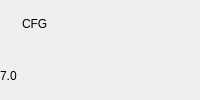
                 <widget class="QFrame" name="galleryGuidanceBlock">
                  <property name="accessibleName">
                   <string>GuidanceBlock</string>
                  </property>
                  <property name="role" stdset="0">
                   <string>galleryMetadataBlock</string>
                  </property>
                  <layout class="QVBoxLayout" name="galleryGuidanceLayout">
                   <item>
                    <layout class="QHBoxLayout" name="galleryGuidanceLabelHeadingLayout" stretch="0,1">
                     <property name="leftMargin">
                      <number>0</number>
                     </property>
                     <property name="topMargin">
                      <number>0</number>
                     </property>
                     <property name="rightMargin">
                      <number>0</number>
                     </property>
                     <property name="bottomMargin">
                      <number>0</number>
                     </property>
                     <property name="spacing">
                      <number>6</number>
                     </property>
                     <item>
                      <widget class="QLabel" name="galleryGuidanceLabelIcon">
                       <property name="role" stdset="0">
                        <string>sectionIcon</string>
                       </property>
                       <property name="iconKey" stdset="0">
                        <string>compass</string>
                       </property>
                       <property name="text">
                        <string />
                       </property>
                       <property name="minimumSize">
                        <size>
                         <width>16</width>
                         <height>16</height>
                        </size>
                       </property>
                       <property name="maximumSize">
                        <size>
                         <width>16</width>
                         <height>16</height>
                        </size>
                       </property>
                      </widget>
                     </item>
                     <item>
                      <widget class="QLabel" name="galleryGuidanceLabel">
                       <property name="accessibleName">
                        <string>GuidanceLabel</string>
                       </property>
                       <property name="text">
                        <string>CFG</string>
                       </property>
                       <property name="role" stdset="0">
                        <string>secondary</string>
                       </property>
                       <property name="textInteractionFlags">
                        <set>Qt::TextSelectableByMouse</set>
                       </property>
                       <property name="wordWrap">
                        <bool>false</bool>
                       </property>
                       <property name="textRole" stdset="0">
                        <string>caption</string>
                       </property>
                      </widget>
                     </item>
                    </layout>
                   </item>
                   <item>
                    <widget class="QLabel" name="galleryGuidanceValue">
                     <property name="accessibleName">
                      <string>GuidanceValue</string>
                     </property>
                     <property name="text">
                      <string>7.0</string>
                     </property>
                     <property name="textInteractionFlags">
                      <set>Qt::TextSelectableByMouse</set>
                     </property>
                     <property name="wordWrap">
                      <bool>false</bool>
                     </property>
                     <property name="textRole" stdset="0">
                      <string>value</string>
                     </property>
                    </widget>
                   </item>
                   <property name="spacing">
                    <number>4</number>
                   </property>
                   <property name="leftMargin">
                    <number>0</number>
                   </property>
                   <property name="topMargin">
                    <number>0</number>
                   </property>
                   <property name="rightMargin">
                    <number>0</number>
                   </property>
                   <property name="bottomMargin">
                    <number>0</number>
                   </property>
                  </layout>
                 </widget>
